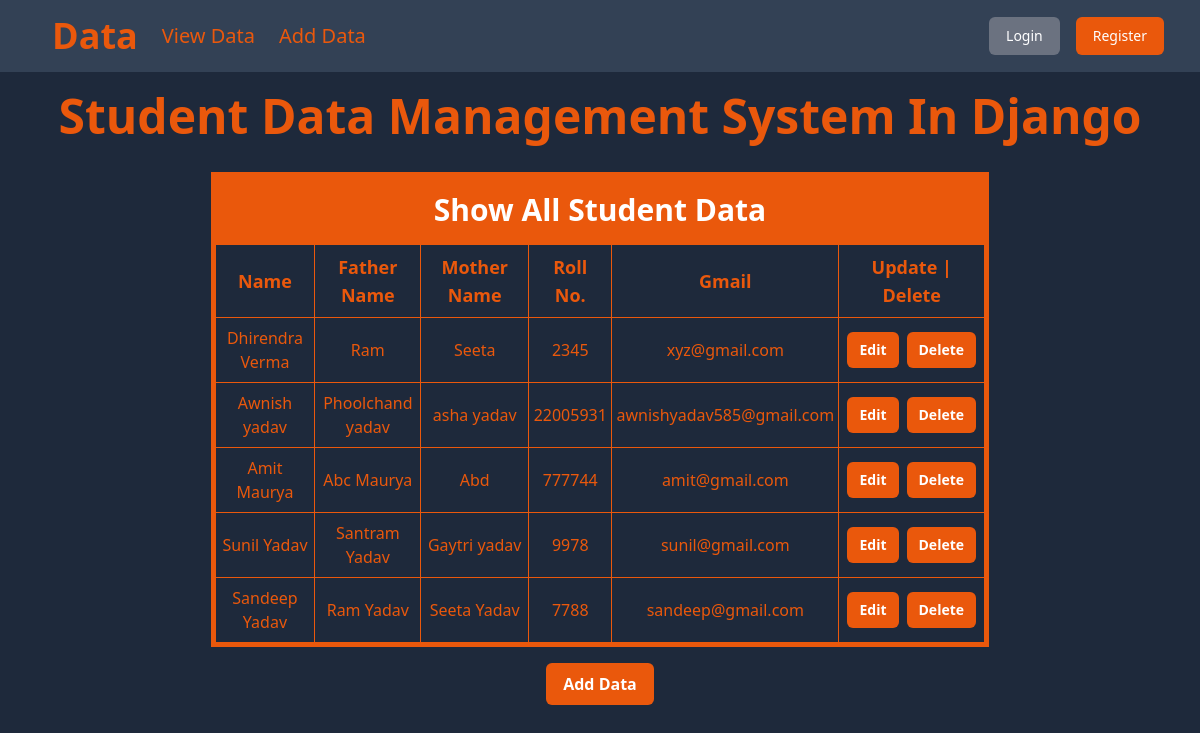
The page / on the database its author committed.
### data/models.py (models this page shows, shortened)
class Student_Data_Model(models.Model):
    name = models.CharField(max_length=50)
    father_name =models.CharField(max_length=60)
    mother_name =models.CharField(max_length=60)
    roll_number = models.IntegerField()
    email = models.EmailField(max_length=254)
    created_at = models.DateTimeField(auto_now_add=True)

### data/views.py (the view)
# urls.py: path('',views.show_Student_Data,name='Show_data'),
def show_Student_Data(request):
    show_Data = Student_Data_Model.objects.all()
    return render(request,'show_Data.html',{'show_Data':show_Data})

### data/templates/show_Data.html (shortened to what this page needs)
{% extends "layout.html" %}
{% block content %}
<h1 class="text-center text-3xl md:text-4xl lg:text-5xl font-bold p-5 text-orange-600 mb-3">
  Student Data Management System In Django
</h1>
<div class="flex justify-center items-center mb-4 px-4">
  <div class="border-4 border-orange-600 w-full sm:w-5/6 md:w-4/6">
    <h1 class="text-center text-xl md:text-2xl lg:text-3xl font-bold p-4 text-white bg-orange-600">
      Show All Student Data
    </h1>
    {% if show_Data %}
    <div class="overflow-x-auto">
      <table class="table-auto border-collapse border border-orange-600 w-full text-center text-sm md:text-base">
        <thead>
          <tr class=" border border-orange-600 text-orange-600 text-sm md:text-lg">
            <th class="border border-orange-600 px-3 py-2">Name</th>
            <th class="border border-orange-600 px-3 py-2">Father Name</th>
            <th class="border border-orange-600 px-3 py-2">Mother Name</th>
            <th class="border border-orange-600 px-4 py-2">Roll No.</th>
            <th class="border border-orange-600 px-4 py-2">Gmail</th>
            <th class="border border-orange-600 px-5 py-2">Update | Delete</th>
          </tr>
        </thead>
        <tbody>
          {% for ustd in show_Data %}
          <tr class="text-orange-600">
            <td class="border border-orange-600 py-2 px-1">
              <a href="{% url 'Single_data' ustd.id%}" class="hover:underline">{{ ustd.name }}</a>
            </td>
            <td class="border border-orange-600 py-2">{{ ustd.father_name }}</td>
            <td class="border border-orange-600 py-2">{{ ustd.mother_name }}</td>
            <td class="border border-orange-600 py-2">{{ ustd.roll_number }}</td>
            <td class="border border-orange-600 py-2 px-1">{{ ustd.email }}</td>
            <td class="border border-orange-600 py-2">
              <div class="flex justify-center gap-2">
                <a href="{% url 'Update_data' ustd.id%}">
                  <button type="button" class="px-3 py-2 text-xs md:text-sm font-bold rounded-md text-white bg-orange-600 hover:bg-orange-700 focus:outline-none focus:ring-2">
                    Edit
                  </button>
                </a>
                <form method="post" action="{% url 'Delete_data' ustd.id%}">
                  <button
                    class="px-3 py-2 text-xs md:text-sm font-bold rounded-md text-white bg-orange-600 hover:bg-orange-700 focus:outline-none focus:ring-2"
                    type="submit">
                    Delete
                  </button>
                </form>
              </div>
            </td>
          </tr>
          {% endfor %}
        </tbody>
      </table>
    </div>
    {% else %}
    <h2 class="text-center w-full text-xl md:text-2xl font-bold text-orange-600 p-4">
      No Record Of the Student
    </h2>
    {% endif %}
  </div>
</div>
<div class="flex justify-center">
  <a href="{% url 'Add_data' %}"
    class="px-4 py-2 border border-transparent text-sm md:text-base font-bold rounded-md text-white bg-orange-600 hover:bg-orange-700 focus:outline-none focus:ring-2">
    Add Data
  </a>
</div>
{% endblock content %}

### templates/layout.html (shortened to what this page needs)
{% load static %}
<!DOCTYPE html>
<html lang="en">
<head>
    <script src="https://cdn.tailwindcss.com"></script>
</head>
<body class='bg-slate-800'>
    <nav class="w-full bg-slate-700">
        <div class="flex items-center justify-between py-4 px-4 md:px-9">
          <div class="flex items-center">
            <ul class=" flex md:flex text-orange-600 items-center space-x-6 ml-4">
              <li><a href="{% url 'Show_data' %}" class="text-2xl md:text-4xl font-bold hover:text-orange-800">Data</a></li>
              <li><a href="{% url 'Show_data' %}" class="text-base md:text-xl font-medium hover:text-orange-800">View Data</a></li>
              <li><a href="{% url 'Add_data' %}" class="text-base md:text-xl font-medium hover:text-orange-800">Add Data</a></li>
            </ul>
          </div>
          <div>
            {% if user.is_authenticated %}
            <ul class="flex text-orange-600 items-center space-x-4">
              <li>
                <a href="{% url 'Logout' %}" class="inline-flex items-center justify-center px-4 py-2 border border-transparent text-sm font-medium rounded-md text-white bg-orange-500 hover:bg-orange-800 focus:outline-none focus:ring-2">
                  Logout
                </a>
              </li>
            </ul>
            {% else %}
            <ul class="flex text-orange-600 items-center space-x-4">
              <li>
                <a href="{% url 'Login' %}" class="inline-flex items-center justify-center px-4 py-2 border border-transparent text-sm font-medium rounded-md text-white bg-gray-500 hover:bg-gray-900 focus:outline-none focus:ring-2">
                  Login
                </a>
              </li>
              <li>
                <a href="{% url 'Register' %}" class="inline-flex items-center justify-center px-4 py-2 border border-transparent text-sm font-medium rounded-md text-white bg-orange-600 hover:bg-orange-700 focus:outline-none focus:ring-2">
                  Register
                </a>
              </li>
            </ul>
            {% endif %}
          </div>
        </div>
      </nav>
    <div>
        {% block content %}{% endblock content %}
    </div>
</body>
</html>

### rows shown on the page
Student_Data_Model: name "Dhirendra Verma", father_name "Ram", mother_name "Seeta", roll_number "2345", email "xyz@gmail.com"
Student_Data_Model: name "Awnish yadav", father_name "Phoolchand yadav", mother_name "asha yadav", roll_number "22005931", email "awnishyadav585@gmail.com"
Student_Data_Model: name "Amit Maurya", father_name "Abc Maurya", mother_name "Abd", roll_number "777744", email "amit@gmail.com"
Student_Data_Model: name "Sunil Yadav", father_name "Santram Yadav", mother_name "Gaytri yadav", roll_number "9978", email "sunil@gmail.com"
Student_Data_Model: name "Sandeep Yadav", father_name "Ram Yadav", mother_name "Seeta Yadav", roll_number "7788", email "sandeep@gmail.com"
